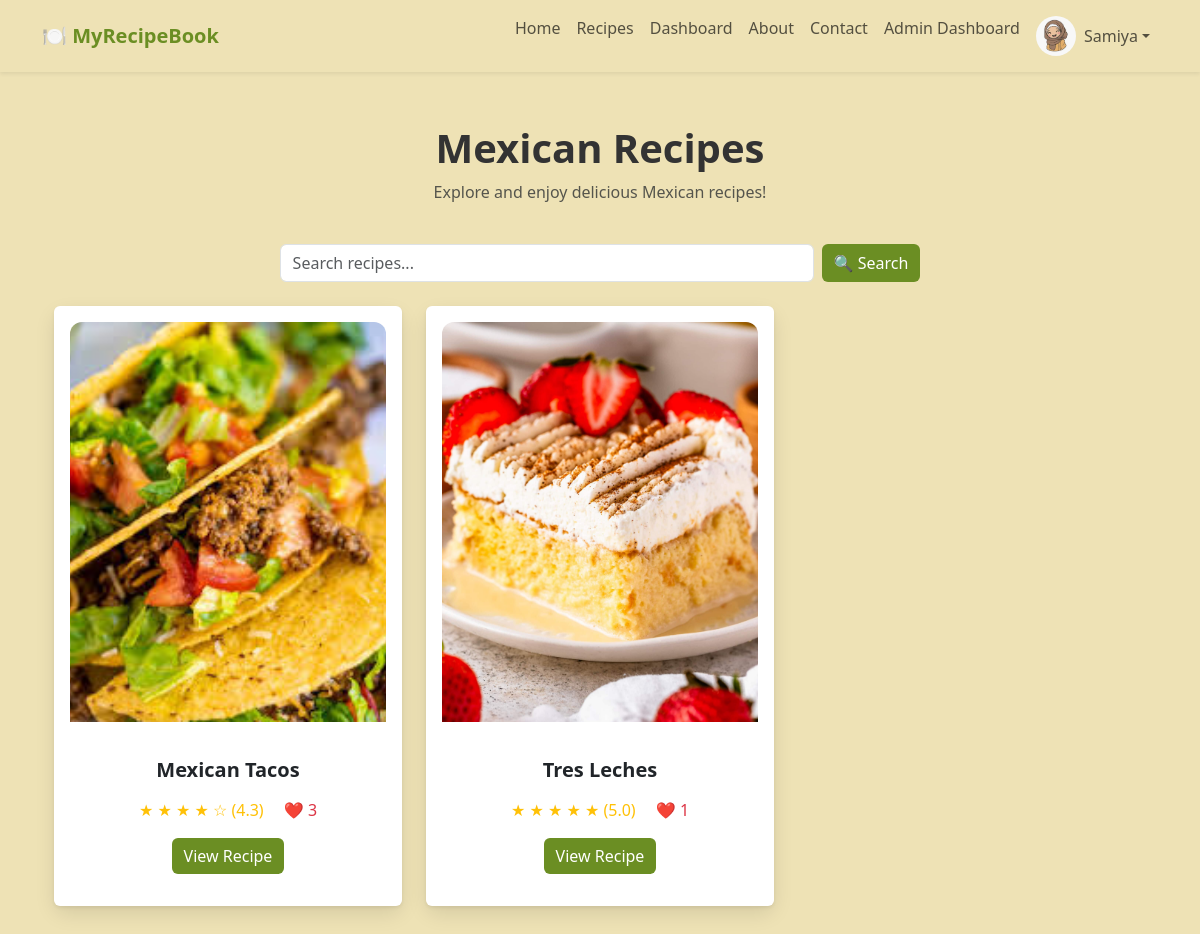
Screenshot of /cuisine/Mexican (signed in) with the database file from the repository.
### app/models.py (models this page shows, shortened)
class User(db.Model, UserMixin):
    id = db.Column(db.Integer, primary_key=True)
    username = db.Column(db.String(50), unique=True, nullable=False)
    name = db.Column(db.String(100))
    email = db.Column(db.String(100), unique=True, nullable=False)
    profile_photo = db.Column(db.String(255))  # Store image path
    password_hash = db.Column(db.String(255), nullable=False)
    is_premium = db.Column(db.Boolean, default=False)  # For premium users
    is_admin=db.Column(db.Boolean, default=False)
    liked_recipes = db.relationship('Recipe', secondary='like', backref='liked_by')

class Recipe(db.Model):
    id = db.Column(db.Integer, primary_key=True)
    title = db.Column(db.String(255), nullable=False)
    tags = db.Column(db.String(255))
    ingredients = db.Column(db.Text, nullable=False)
    instructions = db.Column(db.Text, nullable=True)
    description = db.Column(db.String(500), nullable=True)
    image_path = db.Column(db.String(255))  # Stores relative path
    video_path = db.Column(db.String(255))  # Stores relative path
    is_premium = db.Column(db.Boolean, default=False)  # New column
    likes = db.relationship('Like', backref='recipe', lazy=True)
    ratings = db.relationship('Rating', backref='recipe', lazy=True)
    comments = db.relationship('Comment', backref='recipe', lazy=True)
    @property
    def average_rating(self):
        if not self.ratings:
            return 0  # No ratings yet
        return round(sum(r.rating for r in self.ratings) / len(self.ratings), 1)
    @property
    def like_count(self):
        return len(self.likes)

class Rating(db.Model):
    id = db.Column(db.Integer, primary_key=True)
    user_id = db.Column(db.Integer, db.ForeignKey('user.id'), nullable=False)
    recipe_id = db.Column(db.Integer, db.ForeignKey('recipe.id'), nullable=False)
    rating = db.Column(db.Integer, nullable=False)  # Rating from 1 to 5

### app/routes.py (the view)
@bp.route('/cuisine/<cuisine>')
def cuisine(cuisine):
    cuisine_tags={
        "Indian":["india","indian","desi","marathi","south-indian","south indian"],
        "Mexican":["mexico","mexican"],
        "Italian":["italian","italy"],
        "Chinese":["china","chinese"]
    }
    if cuisine not in cuisine_tags:
        abort(404)
    tags=cuisine_tags[cuisine]
    recipes=Recipe.query.filter(db.or_(*(Recipe.tags.ilike(f"%{tag}%")for tag in tags))).all()
    return render_template('cuisine.html',cuisine=cuisine ,recipes=recipes)

### app/__init__.py (called while the page is built)
def create_app():
    app = Flask(__name__)
    app.config.from_object(Config)
    db.init_app(app)
    migrate.init_app(app, db)
    login_manager.init_app(app)
    ensure_upload_folders(app)
    @login_manager.user_loader
    def load_user(user_id):
        return User.query.get(int(user_id)) or Admin.query.get(int(user_id))
    from app.routes import bp
    app.register_blueprint(bp)
    login_manager.login_view = 'routes.admin_login'  # Redirect if user is not logged in
    login_manager.login_message_category = "danger"
    return app

### app/templates/cuisine.html (shortened to what this page needs)
{% extends "base.html" %}
{% block content %}
<div class="container py-1">
    <h1 class="text-center fw-bold page-title">{{ cuisine }} Recipes</h1>
    <p class="text-center text-muted">Explore and enjoy delicious {{ cuisine }} recipes!</p>
    <div class="container py-4">
        <form action="{{ url_for('routes.search') }}" method="GET" class="d-flex justify-content-center">
            <input type="text" name="q" class="form-control w-50 me-2" placeholder="Search recipes..." required>
            <button type="submit" class="btn btn-primary">🔍 Search</button>
        </form>
    </div>
    <div class="row gx-4 gy-5">
        {% for recipe in recipes %}
        <div class="col-md-4 col-sm-6">
            <div class="flip-card" onclick="flipCard(this)">
                <div class="flip-card-inner">
                    <div class="flip-card-front">
                        <div class="card shadow-sm border-0 h-100 p-3 d-flex flex-column card-fixed-height">
                            {% if recipe.image_path %}
                                <img src="{{ url_for('static', filename=recipe.image_path) }}" class="card-img-top" alt="{{ recipe.title }}">
                            {% else %}
                                <img src="{{ url_for('static', filename='images/placeholder.jpg') }}" class="card-img-top" alt="No Image Available">
                            {% endif %}
                            <div class="card-body text-center d-flex flex-column flex-grow-1">
                                <h5 class="fw-bold">{{ recipe.title }}</h5>
                                <div class="mt-2">
                                    <span class="text-warning">
                                        {% for i in range(1, 6) %}
                                            {% if i <= recipe.average_rating %}
                                                ★
                                            {% else %}
                                                ☆
                                            {% endif %}
                                        {% endfor %}
                                        ({{ recipe.average_rating or 0 }})
                                    </span>
                                    <span class="text-danger ms-3">❤️ {{ recipe.like_count }}</span>
                                </div>
                                <div class="mt-auto">
                                    <a href="{{ url_for('routes.view_recipe', recipe_id=recipe.id) }}" class="btn btn-primary" onclick="event.stopPropagation();">
                                        View Recipe
                                    </a>
                                </div>
                            </div>
                        </div>
                    </div>
                    <div class="flip-card-back">
                        <div class="card-body d-flex align-items-center justify-content-center">
                            <p class="description-text">{{ recipe.description or 'No description available.' }}</p>
                        </div>
                    </div>
                </div>
            </div>
        </div>
        {% endfor %}
    </div>
</div>
{% endblock %}

### app/templates/base.html (shortened to what this page needs)
<!DOCTYPE html>
<html lang="en">
<head>
    <link href="https://cdn.jsdelivr.net/npm/bootstrap@5.3.0/dist/css/bootstrap.min.css" rel="stylesheet">
    <link rel="stylesheet" href="{{ url_for('static', filename='styles.css') }}">
    <link rel="stylesheet" href="https://cdnjs.cloudflare.com/ajax/libs/font-awesome/6.0.0/css/all.min.css">
</head>
<body>
<nav class="navbar navbar-expand-lg navbar-light shadow-sm">
    <div class="container">
        <a class="navbar-brand fw-bold" href="{{ url_for('routes.index') }}">🍽️ MyRecipeBook</a>
        <div class="collapse navbar-collapse" id="navbarNav">
            <ul class="navbar-nav ms-auto">
                <li class="nav-item"><a class="nav-link" href="{{ url_for('routes.index') }}">Home</a></li>
                <li class="nav-item"><a class="nav-link" href="{{ url_for('routes.recipes') }}">Recipes</a></li>
                <li class="nav-item"><a class="nav-link" href="{{ url_for('routes.user_dashboard') }}">Dashboard</a></li>
                <li class="nav-item"><a class="nav-link" href="{{ url_for('routes.about') }}">About</a></li>
                <li class="nav-item"><a class="nav-link" href="{{ url_for('routes.contact') }}">Contact</a></li>
                {% if current_user.is_authenticated %}
                    {% if current_user.is_authenticated and current_user.is_admin %}
                    <li class="nav-item">
                        <a class="nav-link" href="{{ url_for('routes.admin_dashboard') }}">
                            Admin Dashboard
                         </a>
                    </li>
                {% endif %}
                    <li class="nav-item dropdown">
                        <a class="nav-link dropdown-toggle d-flex align-items-center" href="#" id="userDropdown" role="button" data-bs-toggle="dropdown">
                            <img src="{{ url_for('static', filename=current_user.profile_photo)}}" class="profile-photo me-2">
                            {{ current_user.name }}
                        </a>
                    </li>
                {% else %}
                    <li class="nav-item"><a class="nav-link link-accent" href="{{ url_for('routes.user_login') }}">Login</a></li>
                    <li class="nav-item"><a class="nav-link link-accent" href="{{ url_for('routes.user_signup') }}">Sign Up</a></li>
                {% endif %}
            </ul>
        </div>
    </div>
</nav>
    <div class="container my-5">
        {% block content %}{% endblock %}
    </div>
</body>
</html>

### app/static/styles.css (style rules this page uses)
:root { --bg-light: #EEE2B5; --bg-card: #F8F6F2; --text-dark: #333333; --accent-green: #6B8E23; --hover-green: #4A5D23; --border-light: #EAEAEA; }
body { background-color: var(--bg-light); color: var(--text-dark); font-family: 'Segoe UI', Tahoma, Geneva, Verdana, sans-serif; }
.navbar { background-color: var(--bg-light); box-shadow: 0 4px 12px rgba(0, 0, 0, 0.05); }
.navbar-brand { color: var(--accent-green); }
.btn-primary { background-color: var(--accent-green); border: none; transition: background-color 0.3s ease; }
.card-img-top { width: 100%; height: 400px; object-fit: cover; border-top-left-radius: 12px; border-top-right-radius: 12px; }
.flip-card { perspective: 1000px; cursor: pointer; }
.flip-card-inner { position: relative; width: 100%; min-height: 600px; transform-style: preserve-3d; transition: transform 0.6s ease; }
.flip-card-front, .flip-card-back { position: absolute; width: 100%; height: 100%; border-radius: 12px; backface-visibility: hidden; box-shadow: 0 8px 20px rgba(0, 0, 0, 0.1); }
.flip-card-front { display: flex; flex-direction: column; background: var(--bg-card); }
.card-fixed-height { min-height: 100%; }
.flip-card-front .card-img-top { width: 100%; height: 400px; object-fit: cover; border-top-left-radius: 12px; border-top-right-radius: 12px; margin-bottom: 20px; }
.card-body { display: flex; flex-direction: column; flex: 1; }
.flip-card-back { background: var(--accent-green); transform: rotateY(180deg); display: flex; flex-direction: column; justify-content: center; padding: 20px; text-align: center; }
.description-text { font-family: 'Playfair Display', serif; font-size: 1.3rem; font-weight: bold; color: white; line-height: 1.8; }
.profile-photo { width: 40px; height: 40px; border-radius: 50%; object-fit: cover; }
input, textarea { border-radius: 8px; border: 1px solid var(--border-light); padding: 10px; }

### rows the page displays
User: profile_photo (picture), name "Samiya"
Recipe: image_path (picture), title "Mexican Tacos", rating "4.3", like_count "3"
Recipe: image_path (picture), title "Tres Leches", rating "5.0", like_count "1"

### other values shown
{{ cuisine }} "Mexican"
